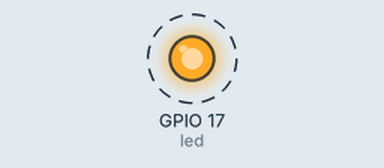
Bench run of a program on a simulated Raspberry Pi (BCM pin numbers). On the bench: output pins drawn as LEDs (lit = HIGH). Dashed ring = blinking.

Above: at 0.2 s.
Timing chart, 0 to 3.0 s (numbered marks = the images above):
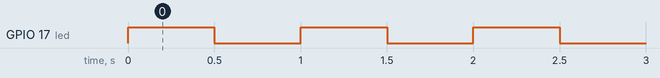

The program:

led.py
```python
from gpiozero import LED
from time import sleep

led = LED(17)  # Replace with your GPIO pin number

try:
    while True:
        led.on()
        sleep(0.5)
        led.off()
        sleep(0.5)
except KeyboardInterrupt:
    print("Script interrupted. Cleaning up...")
    led.off()  # Turn off the LED before exiting
```

Measured:
- by itself, GPIO 17 (led): alternates HIGH for 0.50 s and LOW for 0.50 s
